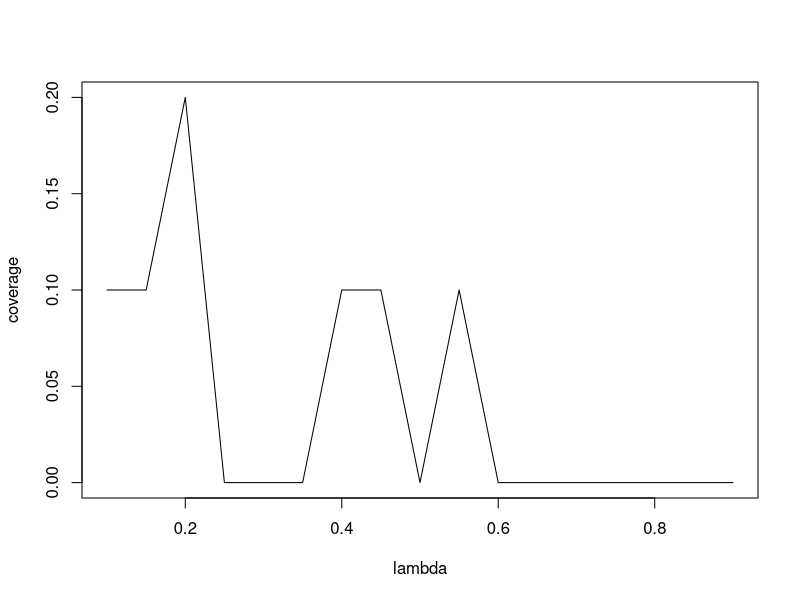
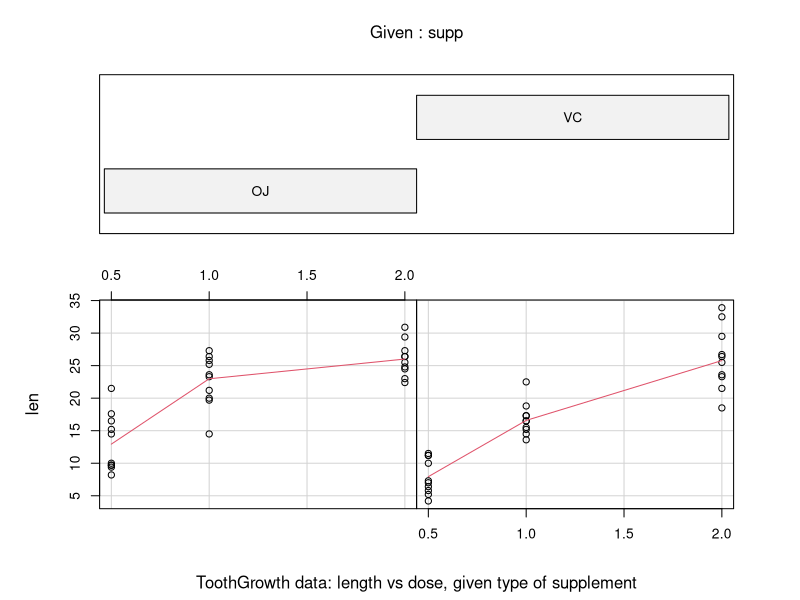

R code for these plots, in order:
## ---- chunk 1
# simulate exponential distribution exp(lambda) n_sim times
# computing averages over n simulations each
phats_exp <- function(n_sim,lambda,n) {
  
  # as prep for using sapply, build up vector of number of executions
  ns<-c(n)
  for (i in 2:n_sim) ns<-c(n,ns)

  # perform n_sim applications of rexp(n,lambda) and gather outcome of each
  outcomes <- sapply(ns, function(x) rexp(x, lambda))
  
  # computer average of each set of n
  avg <- numeric(n_sim)
  for (i in 1:n_sim) {
    #print(outcomes[,i])
    avg[i] <- mean(outcomes[,i])
  }
  avg
}
## ---- chunk 2
z <- phats_exp(1000,0.2,40)
m_exp <- mean(z)
m_exp
## ---- chunk 3
s_exp <- 1/999 * sum((z-m_exp)^2)
s_exp
## ---- chunk 4
phats<-phats_exp(1000,0.2,40)
shapiro.test(phats)
## ---- chunk 5
phats<-phats_exp(100,0.2,40)
shapiro.test(phats)
## ---- chunk 6
lambdas <- seq(0.1,0.9,by=0.05)
n <- 40
nosim <- 1000
coverage <- sapply(lambdas, function(p) {
    phats <- phats_exp(10,p,n)
    ll <- phats - qnorm(0.975)/(p*sqrt(n))
    ul <- phats + qnorm(0.975)/(p*sqrt(n))
    mean(ll>1/p & ul>1/p)
})
  
plot(lambdas,coverage, type="l", xlab="lambda")
## ---- chunk 7
attach(ToothGrowth)
summary(ToothGrowth)
coplot(len ~ dose | supp, data = ToothGrowth, panel = panel.smooth,
       xlab = "ToothGrowth data: length vs dose, given type of supplement")
tapply(len,dose,mean)
tapply(len,supp,mean)
## ---- chunk 8
x<-len[31:60]
y<-len[1:30]
t.test(x,y,alternative="greater",conf.level=0.95,var.equal=TRUE)
## ---- chunk 9
fit<-lm(len~dose+factor(supp))
summary(fit)
